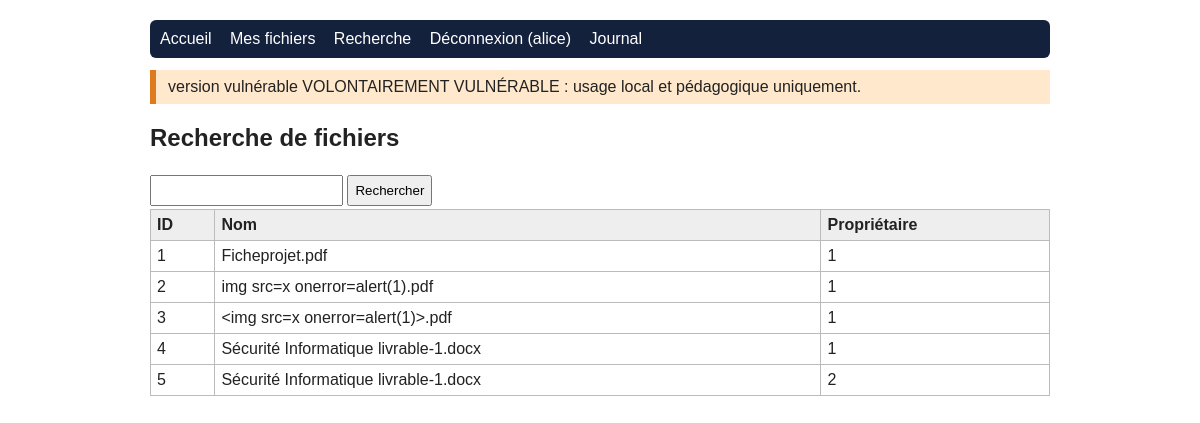
The page /search (signed in) on the database its author committed.
### tables this page shows
CREATE TABLE files (
    id INTEGER PRIMARY KEY AUTOINCREMENT,
    owner_id INTEGER NOT NULL,
    original_name TEXT NOT NULL,
    stored_name TEXT NOT NULL,
    size INTEGER,
    sha256 TEXT,
    nonce BLOB,
    wrapped_key BLOB,
    signature BLOB,
    created_at TEXT
);

### app/routes.py (the view)
@bp.route("/search")
@login_required
def search():
    q = request.args.get("q", "")
    rows, error = [], None
    sql = "SELECT id, original_name, owner_id FROM files WHERE original_name LIKE '%" + q + "%'"
    try:
        rows = get_db().execute(sql).fetchall()
    except Exception as exc:
        error = str(exc)
    return render_template("search.html", q=q, rows=rows, error=error)

### app/db.py (called while the page is built)
def get_db():
    if "db" not in g:
        g.db = sqlite3.connect(current_app.config["DB_PATH"])
        g.db.row_factory = sqlite3.Row
    return g.db

### app/routes.py (called while the page is built)
def login_required(view):
    @wraps(view)
    def wrapper(*args, **kwargs):
        if "user_id" not in session:
            return redirect(url_for("main.login"))
        return view(*args, **kwargs)
    return wrapper

### app/templates/search.html (shortened to what this page needs)
{% extends "base.html" %}
{% block content %}
<h2>Recherche de fichiers</h2>
<form method="get"><input name="q" value="{{ q }}"> <button>Rechercher</button></form>
<table>
<tr><th>ID</th><th>Nom</th><th>Propriétaire</th></tr>
{% for r in rows %}<tr><td>{{ r[0] }}</td><td>{{ r[1] }}</td><td>{{ r[2] }}</td></tr>{% endfor %}
</table>
{% endblock %}

### app/templates/base.html (shortened to what this page needs)
<!doctype html>
<html lang="fr">
<head>
</head>
<body>
<nav>
 <a href="{{ url_for('main.index') }}">Accueil</a>
 {% if session.get('user_id') %}
  <a href="{{ url_for('main.files') }}">Mes fichiers</a>
  <a href="{{ url_for('main.search') }}">Recherche</a>
  <a href="{{ url_for('main.logout') }}">Déconnexion ({{ session.get('username') }})</a>
 {% else %}
  <a href="{{ url_for('main.login') }}">Connexion</a>
  <a href="{{ url_for('main.register') }}">Inscription</a>
 {% endif %}
 <a href="{{ url_for('main.audit') }}">Journal</a>
</nav>
<div class="warn">version vulnérable VOLONTAIREMENT VULNÉRABLE : usage local et pédagogique uniquement.</div>
{% block content %}{% endblock %}
</body>
</html>

### app/templates/base.html (style rules this page uses)
body { font-family:Arial,sans-serif;max-width:900px;margin:20px auto;padding:0 16px;color:#222 }
nav { background:#14213d;padding:10px;border-radius:6px }
nav a { color:#fff;margin-right:14px;text-decoration:none }
.warn { background:#ffe8cc;border-left:6px solid #e07a1f;padding:8px 12px;margin:12px 0 }
table { border-collapse:collapse;width:100% }
td,th { border:1px solid #bbb;padding:6px;text-align:left }
th { background:#eee }
input,button { padding:6px;margin:3px 0 }

### rows shown on the page
files: id "1", original_name "Ficheprojet.pdf", owner "1"
files: id "2", original_name "img src=x onerror=alert(1).pdf", owner "1"
files: id "3", original_name "<img src=x onerror=alert(1)>.pdf", owner "1"
files: id "4", original_name "Sécurité Informatique livrable-1.docx", owner "1"
files: id "5", original_name "Sécurité Informatique livrable-1.docx", owner "2"

### other values the page prints
{{ session.get('username') }} "alice"
